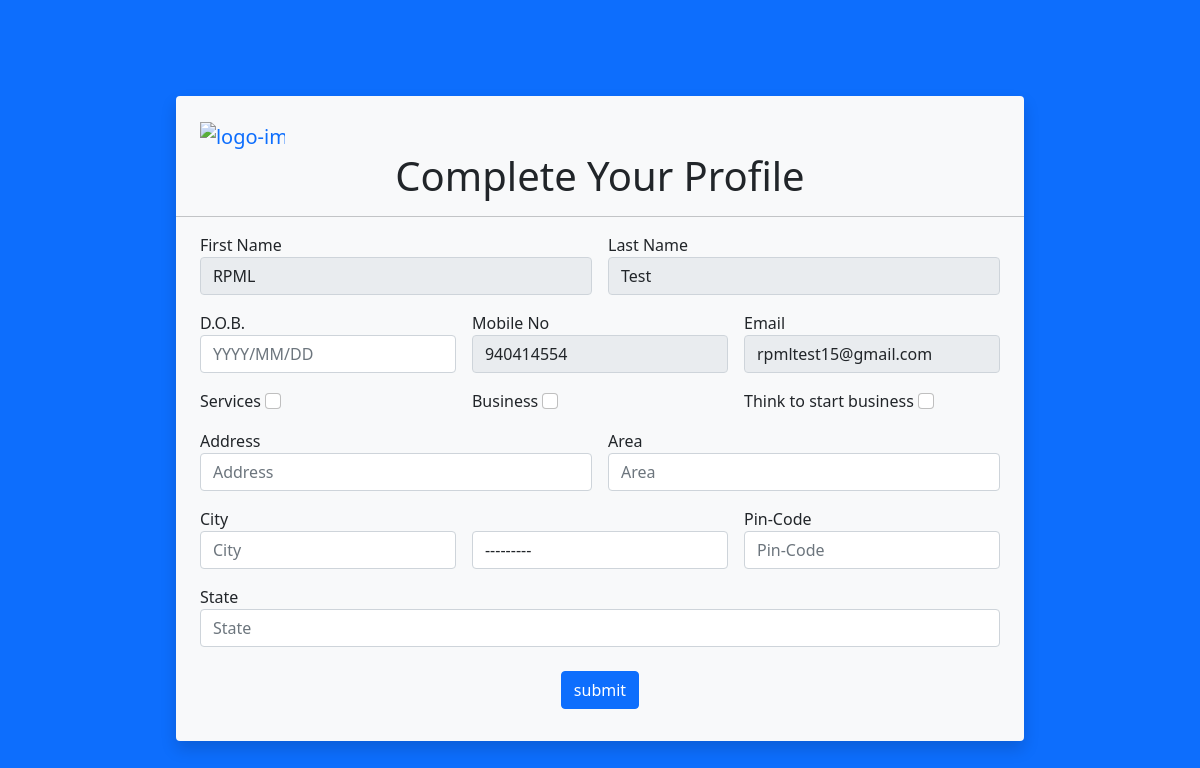
/profile (signed in), run on the app's committed database.
### dobiz/models.py (models this page shows, shortened)
class User(AbstractBaseUser, PermissionsMixin):
    username = None
    email = models.CharField(max_length=255,unique=True)
    name = models.CharField(max_length=255)
    is_staff = models.BooleanField(default=False)
    is_active = models.BooleanField(default=True)
    date_joined = models.DateTimeField(default=timezone.now)
    phone = models.CharField(max_length=14)
    fname = models.CharField(max_length=10)
    lname = models.CharField(max_length=10)
    groups = models.ManyToManyField(Group, blank=True, null=True)
    otp = models.CharField(max_length=6,blank=True,null=True)
    is_verified = models.BooleanField(default=False)
    otp_for_mobile = models.CharField(max_length=6,blank=True,null=True)
    otp_for_forgot_pass = models.CharField(max_length=6,blank=True,null=True)
    refer_by = models.CharField(max_length=111, default="admin@dobiz.com")
    USERNAME_FIELD = 'email'
    REQUIRED_FIELDS = []
    objects = UserManager()

### dobiz/views.py (the view, shortened to what this page needs)
# urls.py: path('profile', views.profile, name='profile'),
def profile(request):
    user = request.user
    profile = Profile.objects.filter(user=user).first()
    profile_data = {
        'fname': user.fname,
        'lname': user.lname,
        'email': user.email,
        'mobile': user.phone
    }
    form1 = ProfileUser(initial=profile_data)
    return render(request, 'register/profile.html', {'form1':form1})

### dobiz/forms.py
class ProfileUser(forms.ModelForm):
    class Meta:
        model = Profile
        fields = ('fname','lname','dob','email','mobile','Services', 'Business', 'Think_to_start_business','address','area','city','country','pin','state')
    def __init__(self, *args, **kwargs):
        super(ProfileUser, self).__init__(*args, **kwargs)
        if 'initial' in kwargs:
            initial = kwargs['initial']
            self.fields['fname'].initial = initial['fname']
            self.fields['lname'].initial = initial['lname']
            self.fields['email'].initial = initial['email']
            self.fields['mobile'].initial = initial['mobile']

### dobiz/templatetags/myfilters.py (called while the page is built)
def addclass(value, arg):
    css_classes = value.field.widget.attrs.get('class', '')
    css_classes += ' ' + arg
    value.field.widget.attrs['class'] = css_classes.strip()
    return value

def addplaceholder(value, arg):
    value.field.widget.attrs["placeholder"] = arg
    return value

### dobiz/templates/register/profile.html (shortened to what this page needs)
<!doctype html>
<html lang="en">
{%load myfilters %}
<head>
    {%load static %}
    <link href="https://cdn.jsdelivr.net/npm/bootstrap@5.0.2/dist/css/bootstrap.min.css" rel="stylesheet"
>
</head>
<body>
    <section class="py-5 bg-primary">
        <div class="container py-5">
            <div class="row">
                <div class="col-md-12 col-12">
                    <div class="bg-light Profile mx-auto py-4 shadow rounded-2">
                        <a class="navbar-brand p-4" href="{% url 'home'%}"><img src="{% static 'images/logo.png' %}"
                                alt="logo-img" class="img-fluid"></a>
                        <h1 class="text-center">Complete Your Profile</h1>
                        <hr />
                        <form class="row g-3 px-4" method="POST">{% csrf_token %}
                            <div class="col-md-6">
                                <label for="id_fname">First Name</label>
                                {% if form1.fname.value %}
                                <input type="fname" name="fname" id="id_fname" class="form-control"
                                    value="{{ form1.fname.value }}" readonly>
                                {% else %}
                                <input type="fname" name="fname" id="id_fname" class="form-control"
                                    placeholder="First Name">
                                {% endif %}
                            </div>
                            <div class="col-md-6">
                                <label for="id_lname">Last Name</label>
                                {% if form1.lname.value %}
                                <input type="lname" name="lname" id="id_lname" class="form-control"
                                    value="{{ form1.lname.value }}" readonly>
                                {% else %}
                                <input type="lname" name="lname" id="id_lname" class="form-control"
                                    placeholder="Last  Name">
                                {% endif %}
                            </div>
                            <div class="col-md-4">
                                <label for="id_dob">D.O.B.</label>
                                {% if form1.dob.value %}
                                <input type="dob" name="dob" id="id_dob" class="form-control"
                                    value="{{ form1.dob.value }}" readonly>
                                {% else %}
                                <input type="dob" name="dob" id="id_dob" class="form-control" placeholder="YYYY/MM/DD">
                                {% endif %}
                            </div>
                            <div class="col-md-4">
                                <label for="id_mobile">Mobile No</label>
                                {% if form1.mobile.value %}
                                <input type="mobile" name="mobile" id="id_mobile" class="form-control"
                                    value="{{ form1.mobile.value }}" readonly>
                                {% else %}
                                <input type="mobile" name="mobile" id="id_mobile" class="form-control"
                                    placeholder="mobile">
                                {% endif %}
                            </div>
                            <div class="col-md-4">
                                <label for="id_email">Email</label>
                                {% if form1.email.value %}
                                <input type="email" name="email" id="id_email" class="form-control"
                                    value="{{ form1.email.value }}" readonly>
                                {% else %}
                                <input type="email" name="email" id="id_email" class="form-control" placeholder="Email">
                                {% endif %}
                            </div>
                            <div class="col-md-4">
                                <label for="id_Services">Services</label>
                                <input type="checkbox" name="Services" id="id_Services" class="form-check-input">
                            </div>
                            <div class="col-md-4">
                                <label for="id_Business">Business</label>
                                <input type="checkbox" name="Business" id="id_Business" class="form-check-input">
                            </div>
                            <div class="col-md-4">
                                <label for="id_Think_to_start_business">Think to start business</label>
                                <input type="checkbox" name="Think_to_start_business" id="id_Think_to_start_business"
                                    class="form-check-input">
                            </div>
                            <div class="col-md-6">
                                <label for="id_address">Address</label>
                                {% if form1.address.value %}
                                <input type="address" name="address" id="id_address" class="form-control"
                                    value="{{ form1.address.value }}" readonly>
                                {% else %}
                                <input type="address" name="address" id="id_address" class="form-control" placeholder="Address">
                                {% endif %}
                            </div>
                            <div class="col-md-6">
                                <label for="id_area">Area</label>
                                {% if form1.area.value %}
                                <input type="area" name="area" id="id_area" class="form-control"
                                    value="{{ form1.area.value }}" readonly>
                                {% else %}
                                <input type="area" name="area" id="id_area" class="form-control" placeholder="Area">
                                {% endif %}
                            </div>
                            <div class="col-md-4">
                                <label for="id_city">City</label>
                                {% if form1.city.value %}
                                <input type="city" name="city" id="id_city" class="form-control"
                                    value="{{ form1.city.value }}" readonly>
                                {% else %}
                                <input type="city" name="city" id="id_city" class="form-control" placeholder="City">
                                {% endif %}
                            </div>
                            <div class="col-md-4">
                                {% if form1.country.value %}
                                <input type="country" name="country" id="id_country" class="form-control"
                                    value="{{ form1.country.value }}" readonly>
                                    {% else %}
                                {{ form1.country|addclass:'form-control'|addplaceholder:'country'}}
                                {% endif %}
                            </div>
                            <div class="col-md-4">
                                <label for="id_pin">Pin-Code</label>
                                {% if form1.pin.value %}
                                <input type="pin" name="pin" id="id_pin" class="form-control"
                                    value="{{ form1.pin.value }}" readonly>
                                {% else %}
                                <input type="city" name="pin" id="id_pin" class="form-control" placeholder="Pin-Code">
                                {% endif %}
                            </div>
                            <div class="col-md-12">
                                <label for="id_state">State</label>
                                {% if form1.state.value %}
                                <input type="state" name="state" id="id_state" class="form-control"
                                    value="{{ form1.state.value }}" readonly>
                                {% else %}
                                <input type="city" name="state" id="id_state" class="form-control" placeholder="State">
                                {% endif %}
                            </div>
                            <div class="col-12 text-center py-2">
                                <button class="btn btn-primary" type="submit"> submit </button>
                            </div>
                        </form>
                    </div>
                </div>
            </div>
        </div>
    </section>
</body>
</html>

### dobiz/templates/register/profile.html (style rules this page uses)
.Profile { width: 76%; }
.img-fluid { max-width: 10%; height: auto; }

### data on the page
User: fname "RPML", lname "Test", mobile "940414554", email "rpmltest15@gmail.com"
